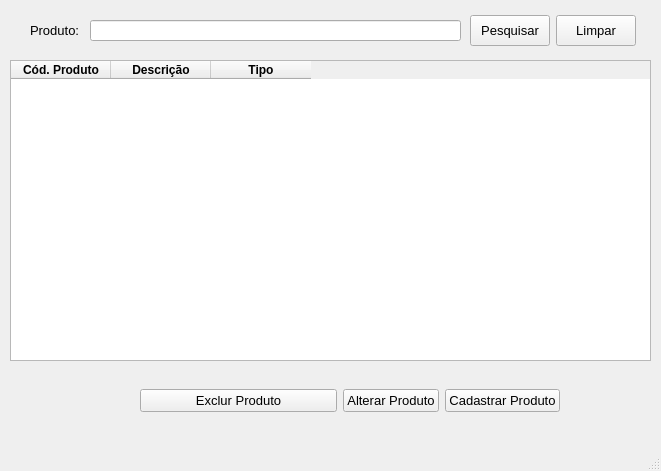
<?xml version="1.0" encoding="UTF-8"?>
<ui version="4.0">
 <class>FormProdutos</class>
 <widget class="QMainWindow" name="FormProdutos">
  <property name="geometry">
   <rect>
    <x>0</x>
    <y>0</y>
    <width>661</width>
    <height>471</height>
   </rect>
  </property>
  <property name="windowTitle">
   <string>Produtos</string>
  </property>
  <property name="windowIcon">
   <iconset>
    <normaloff>../../img/listar produtos.png</normaloff>../../img/listar produtos.png</iconset>
  </property>
  <widget class="QWidget" name="centralwidget">
   <widget class="QLabel" name="label">
    <property name="geometry">
     <rect>
      <x>30</x>
      <y>20</y>
      <width>51</width>
      <height>21</height>
     </rect>
    </property>
    <property name="font">
     <font>
      <pointsize>10</pointsize>
     </font>
    </property>
    <property name="text">
     <string>Produto:</string>
    </property>
   </widget>
   <widget class="QLineEdit" name="editPesquisaProduto">
    <property name="geometry">
     <rect>
      <x>90</x>
      <y>20</y>
      <width>371</width>
      <height>21</height>
     </rect>
    </property>
    <property name="text">
     <string/>
    </property>
   </widget>
   <widget class="QTableWidget" name="tableProduto">
    <property name="geometry">
     <rect>
      <x>10</x>
      <y>60</y>
      <width>641</width>
      <height>301</height>
     </rect>
    </property>
    <property name="editTriggers">
     <set>QAbstractItemView::NoEditTriggers</set>
    </property>
    <property name="rowCount">
     <number>0</number>
    </property>
    <column>
     <property name="text">
      <string>Cód. Produto</string>
     </property>
     <property name="font">
      <font>
       <weight>75</weight>
       <bold>true</bold>
      </font>
     </property>
     <property name="textAlignment">
      <set>AlignCenter</set>
     </property>
    </column>
    <column>
     <property name="text">
      <string>Descrição</string>
     </property>
     <property name="font">
      <font>
       <weight>75</weight>
       <bold>true</bold>
      </font>
     </property>
     <property name="textAlignment">
      <set>AlignCenter</set>
     </property>
    </column>
    <column>
     <property name="text">
      <string>Tipo</string>
     </property>
     <property name="font">
      <font>
       <weight>75</weight>
       <bold>true</bold>
      </font>
     </property>
     <property name="textAlignment">
      <set>AlignCenter</set>
     </property>
    </column>
   </widget>
   <widget class="QWidget" name="layoutWidget">
    <property name="geometry">
     <rect>
      <x>470</x>
      <y>15</y>
      <width>166</width>
      <height>31</height>
     </rect>
    </property>
    <layout class="QHBoxLayout" name="horizontalLayout">
     <item>
      <widget class="QPushButton" name="btnPesquisarProduto">
       <property name="maximumSize">
        <size>
         <width>100</width>
         <height>40</height>
        </size>
       </property>
       <property name="font">
        <font>
         <pointsize>10</pointsize>
        </font>
       </property>
       <property name="text">
        <string>Pesquisar</string>
       </property>
       <property name="icon">
        <iconset>
         <normaloff>../../img/lupa.png</normaloff>../../img/lupa.png</iconset>
       </property>
       <property name="iconSize">
        <size>
         <width>16</width>
         <height>16</height>
        </size>
       </property>
      </widget>
     </item>
     <item>
      <widget class="QPushButton" name="btnLimpar">
       <property name="maximumSize">
        <size>
         <width>100</width>
         <height>40</height>
        </size>
       </property>
       <property name="font">
        <font>
         <pointsize>10</pointsize>
        </font>
       </property>
       <property name="text">
        <string>Limpar</string>
       </property>
       <property name="icon">
        <iconset>
         <normaloff>../../img/borracha.png</normaloff>../../img/borracha.png</iconset>
       </property>
       <property name="iconSize">
        <size>
         <width>16</width>
         <height>16</height>
        </size>
       </property>
      </widget>
     </item>
    </layout>
   </widget>
   <widget class="QWidget" name="layoutWidget">
    <property name="geometry">
     <rect>
      <x>140</x>
      <y>380</y>
      <width>420</width>
      <height>42</height>
     </rect>
    </property>
    <layout class="QHBoxLayout" name="horizontalLayout_2">
     <item>
      <widget class="QPushButton" name="btnExcluirProduto">
       <property name="font">
        <font>
         <pointsize>10</pointsize>
        </font>
       </property>
       <property name="text">
        <string>Exclur Produto</string>
       </property>
       <property name="icon">
        <iconset>
         <normaloff>../../img/deletar.png</normaloff>../../img/deletar.png</iconset>
       </property>
       <property name="iconSize">
        <size>
         <width>30</width>
         <height>30</height>
        </size>
       </property>
      </widget>
     </item>
     <item>
      <layout class="QGridLayout" name="gridLayout">
       <item row="0" column="0">
        <widget class="QPushButton" name="btnAlterarProduto">
         <property name="font">
          <font>
           <pointsize>10</pointsize>
          </font>
         </property>
         <property name="text">
          <string>Alterar Produto</string>
         </property>
         <property name="icon">
          <iconset>
           <normaloff>../../img/alterar produto.png</normaloff>../../img/alterar produto.png</iconset>
         </property>
         <property name="iconSize">
          <size>
           <width>30</width>
           <height>30</height>
          </size>
         </property>
        </widget>
       </item>
       <item row="0" column="1">
        <widget class="QPushButton" name="btnCadastrarProduto">
         <property name="font">
          <font>
           <pointsize>10</pointsize>
          </font>
         </property>
         <property name="text">
          <string>Cadastrar Produto</string>
         </property>
         <property name="icon">
          <iconset>
           <normaloff>../../img/cadastrar produtos 2.png</normaloff>../../img/cadastrar produtos 2.png</iconset>
         </property>
         <property name="iconSize">
          <size>
           <width>30</width>
           <height>30</height>
          </size>
         </property>
        </widget>
       </item>
      </layout>
     </item>
    </layout>
   </widget>
  </widget>
  <widget class="QStatusBar" name="statusbar"/>
 </widget>
 <tabstops>
  <tabstop>editPesquisaProduto</tabstop>
  <tabstop>btnPesquisarProduto</tabstop>
  <tabstop>btnLimpar</tabstop>
  <tabstop>tableProduto</tabstop>
  <tabstop>btnAlterarProduto</tabstop>
  <tabstop>btnCadastrarProduto</tabstop>
 </tabstops>
 <resources/>
 <connections>
  <connection>
   <sender>btnLimpar</sender>
   <signal>clicked()</signal>
   <receiver>editPesquisaProduto</receiver>
   <slot>clear()</slot>
   <hints>
    <hint type="sourcelabel">
     <x>617</x>
     <y>30</y>
    </hint>
    <hint type="destinationlabel">
     <x>218</x>
     <y>20</y>
    </hint>
   </hints>
  </connection>
 </connections>
</ui>
